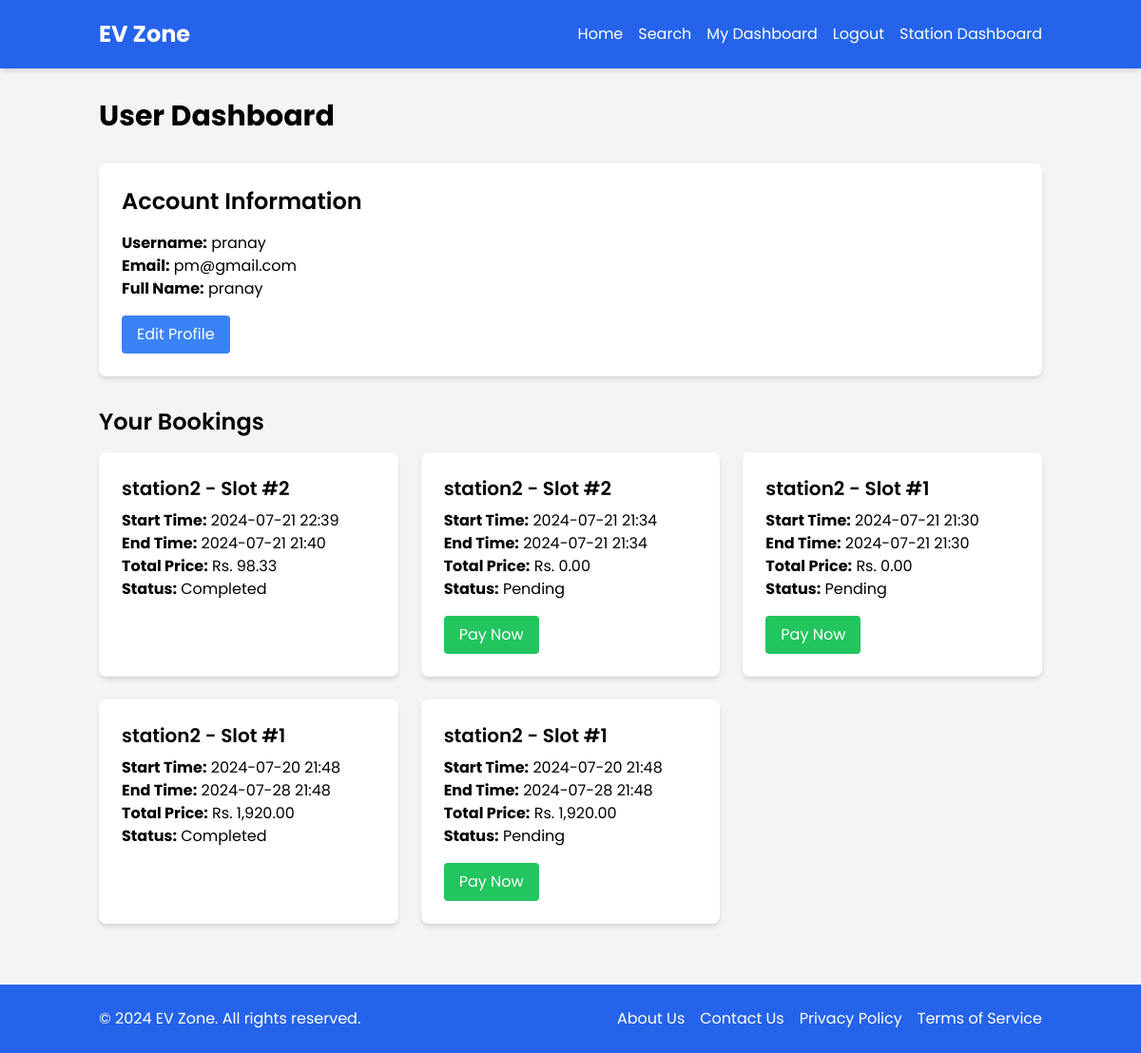
The app's page /EV1/user_dashboard.php (signed in) with its own data.
### tables this page shows
CREATE TABLE `users` (
  `id` int(11) NOT NULL,
  `username` varchar(50) NOT NULL,
  `password` varchar(255) NOT NULL,
  `email` varchar(100) NOT NULL,
  `full_name` varchar(100) NOT NULL,
  `created_at` timestamp NOT NULL DEFAULT current_timestamp()
);

CREATE TABLE `bookings` (
  `id` int(11) NOT NULL,
  `user_id` int(11) NOT NULL,
  `slot_id` int(11) NOT NULL,
  `start_time` datetime NOT NULL,
  `end_time` datetime NOT NULL,
  `total_price` decimal(10,2) NOT NULL,
  `payment_status` enum('pending','completed') DEFAULT 'pending',
  `created_at` timestamp NOT NULL DEFAULT current_timestamp()
);

CREATE TABLE `ev_stations` (
  `id` int(11) NOT NULL,
  `name` varchar(100) NOT NULL,
  `address` varchar(255) NOT NULL,
  `area` varchar(100) NOT NULL,
  `directions_link` varchar(255) NOT NULL,
  `description` text NOT NULL,
  `is_approved` tinyint(1) DEFAULT 0,
  `created_at` timestamp NOT NULL DEFAULT current_timestamp(),
  `user_id` int(11) DEFAULT NULL
);

CREATE TABLE `slots` (
  `id` int(11) NOT NULL,
  `station_id` int(11) NOT NULL,
  `slot_number` int(11) NOT NULL,
  `price_per_hour` decimal(10,2) NOT NULL,
  `is_operational` tinyint(1) DEFAULT 1
);

### EV1/user_dashboard.php (the view, shortened to what this page needs)
<?php
require_once 'config.php';
$user_id = $_SESSION['user_id'];
$user_query = "SELECT * FROM users WHERE id = $user_id";
$user_result = mysqli_query($conn, $user_query);
$user = mysqli_fetch_assoc($user_result);
$bookings_query = "SELECT b.*, s.slot_number, e.name AS station_name
                   FROM bookings b
                   JOIN slots s ON b.slot_id = s.id
                   JOIN ev_stations e ON s.station_id = e.id
                   WHERE b.user_id = $user_id
                   ORDER BY b.start_time DESC";
$bookings_result = mysqli_query($conn, $bookings_query);
$bookings = mysqli_fetch_all($bookings_result, MYSQLI_ASSOC);
include 'header.php';
?>
<div class="container mx-auto px-4 py-8">
    <h1 class="text-3xl font-bold mb-8">User Dashboard</h1>
    <div class="bg-white p-6 rounded-lg shadow-md mb-8">
        <h2 class="text-2xl font-semibold mb-4">Account Information</h2>
        <p><strong>Username:</strong> <?php echo htmlspecialchars($user['username']); ?></p>
        <p><strong>Email:</strong> <?php echo htmlspecialchars($user['email']); ?></p>
        <p><strong>Full Name:</strong> <?php echo htmlspecialchars($user['full_name']); ?></p>
        <a href="edit_profile.php" class="mt-4 inline-block bg-blue-500 text-white px-4 py-2 rounded hover:bg-blue-600">Edit Profile</a>
    </div>
    <h2 class="text-2xl font-semibold mb-4">Your Bookings</h2>
    <?php if (empty($bookings)): ?>
        <p>You have no bookings yet.</p>
    <?php else: ?>
        <div class="grid grid-cols-1 md:grid-cols-2 lg:grid-cols-3 gap-6">
            <?php foreach ($bookings as $booking): ?>
                <div class="bg-white p-6 rounded-lg shadow-md">
                    <h3 class="text-xl font-semibold mb-2"><?php echo htmlspecialchars($booking['station_name']); ?> - Slot #<?php echo $booking['slot_number']; ?></h3>
                    <p><strong>Start Time:</strong> <?php echo date('Y-m-d H:i', strtotime($booking['start_time'])); ?></p>
                    <p><strong>End Time:</strong> <?php echo date('Y-m-d H:i', strtotime($booking['end_time'])); ?></p>
                    <p><strong>Total Price:</strong> Rs. <?php echo number_format($booking['total_price'], 2); ?></p>
                    <p><strong>Status:</strong> <?php echo ucfirst($booking['payment_status']); ?></p>
                    <?php if ($booking['payment_status'] == 'pending'): ?>
                        <a href="process_payment.php?booking_id=<?php echo $booking['id']; ?>" class="mt-4 inline-block bg-green-500 text-white px-4 py-2 rounded hover:bg-green-600">Pay Now</a>
                    <?php endif; ?>
                </div>
            <?php endforeach; ?>
        </div>
    <?php endif; ?>
</div>
<?php include 'footer.php'; ?>

### EV1/header.php (style rules this page uses)
body { font-family: 'Poppins', sans-serif; }

### records on screen
users: username "pranay", email "pm@gmail.com", full_name "pranay"
bookings: ev_stations.name "station2", slot.slot_number "2", start_time "2024-07-21 22:39", end_time "2024-07-21 21:40", total_price "98.33", payment_status "Completed"
bookings: ev_stations.name "station2", slot.slot_number "2", start_time "2024-07-21 21:34", end_time "2024-07-21 21:34", total_price "0.00", payment_status "Pending"
bookings: ev_stations.name "station2", slot.slot_number "1", start_time "2024-07-21 21:30", end_time "2024-07-21 21:30", total_price "0.00", payment_status "Pending"
bookings: ev_stations.name "station2", slot.slot_number "1", start_time "2024-07-20 21:48", end_time "2024-07-28 21:48", total_price "1,920.00", payment_status "Completed"
bookings: ev_stations.name "station2", slot.slot_number "1", start_time "2024-07-20 21:48", end_time "2024-07-28 21:48", total_price "1,920.00", payment_status "Pending"
